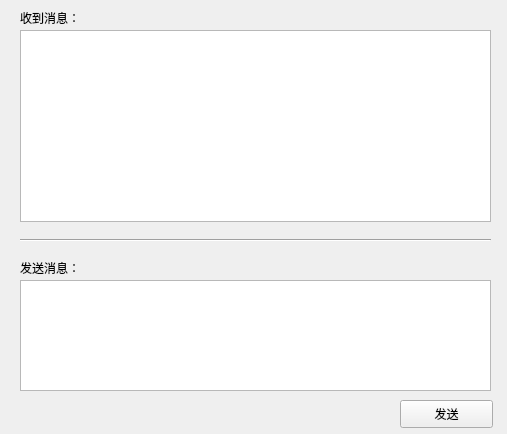
<?xml version="1.0" encoding="UTF-8"?>
<ui version="4.0">
 <class>Widget</class>
 <widget class="QWidget" name="Widget">
  <property name="geometry">
   <rect>
    <x>0</x>
    <y>0</y>
    <width>507</width>
    <height>434</height>
   </rect>
  </property>
  <property name="windowTitle">
   <string>Widget</string>
  </property>
  <property name="styleSheet">
   <string notr="true"/>
  </property>
  <widget class="QLabel" name="label_4">
   <property name="geometry">
    <rect>
     <x>20</x>
     <y>10</y>
     <width>81</width>
     <height>16</height>
    </rect>
   </property>
   <property name="text">
    <string>收到消息：</string>
   </property>
  </widget>
  <widget class="QPushButton" name="pushButton">
   <property name="geometry">
    <rect>
     <x>400</x>
     <y>400</y>
     <width>93</width>
     <height>28</height>
    </rect>
   </property>
   <property name="text">
    <string>发送</string>
   </property>
  </widget>
  <widget class="QPlainTextEdit" name="plainTextEdit">
   <property name="geometry">
    <rect>
     <x>20</x>
     <y>280</y>
     <width>471</width>
     <height>111</height>
    </rect>
   </property>
   <property name="horizontalScrollBarPolicy">
    <enum>Qt::ScrollBarAlwaysOff</enum>
   </property>
  </widget>
  <widget class="QTextBrowser" name="textBrowser">
   <property name="geometry">
    <rect>
     <x>20</x>
     <y>30</y>
     <width>471</width>
     <height>192</height>
    </rect>
   </property>
  </widget>
  <widget class="QLabel" name="label_5">
   <property name="geometry">
    <rect>
     <x>20</x>
     <y>260</y>
     <width>81</width>
     <height>16</height>
    </rect>
   </property>
   <property name="text">
    <string>发送消息：</string>
   </property>
  </widget>
  <widget class="Line" name="line">
   <property name="geometry">
    <rect>
     <x>20</x>
     <y>230</y>
     <width>471</width>
     <height>20</height>
    </rect>
   </property>
   <property name="orientation">
    <enum>Qt::Horizontal</enum>
   </property>
  </widget>
 </widget>
 <layoutdefault spacing="6" margin="11"/>
 <resources/>
 <connections/>
</ui>
